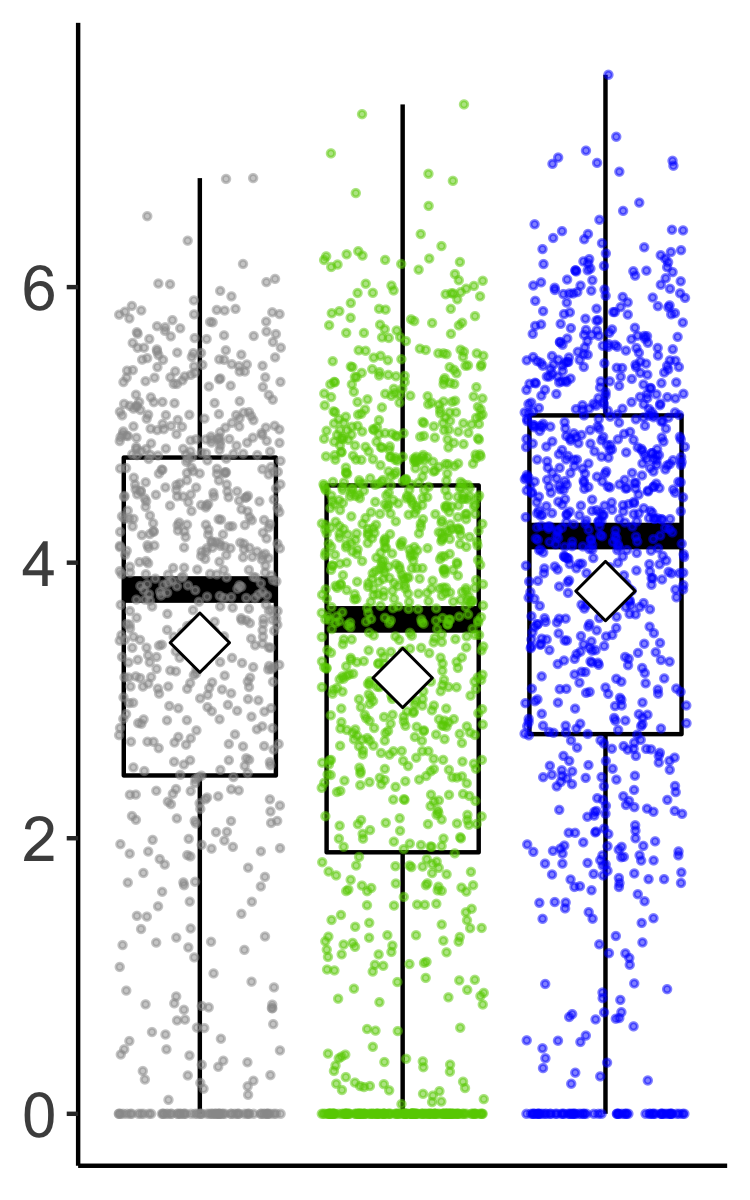

This chart was generated by the following R code:
#Figure3e

################################################
library(SingleCellExperiment)
library(ggplot2)
library(SingCellaR)
load(file = "../../../Sources/preleukemic.integration.revised.rdata")
################################################
object<-preleukemic.integration
table([email redacted]$genotype.classification) #730 WT, 1106 MF and 880 preLSC
######################################
#enrichment analysis using GSVA
normalized.umi<-get_normalized_umi(object)
#genes.stem<-c("BEX1","BEX2","MLLT4","CRHBP","AVP","HLF")
genes.stem<-c("MLLT4","CRHBP","AVP","HLF")
genes.HSC<-as.character(genes.stem)

exprs<-as.matrix(normalized.umi[rownames(normalized.umi) %in% genes.HSC,])

#####
MM<-Matrix::colMeans(exprs)
MM.f<-data.frame(score=MM)
colnames(MM.f)<-c("HSC_score")
MM2<-subset(MM.f,rownames(MM.f) %in% [email redacted]$Cell)
#####
rownames([email redacted])<-[email redacted]$Cell
my.matrix<-merge([email redacted],MM2,by="row.names")

preLSC<-subset(my.matrix,genotype.classification=="preleukemic")
summary_genotypes<-as.data.frame(table(preLSC$Genotype_curated))
write.table(summary_genotypes,file="summary_genotypes_preLSC.revised.txt",sep="\t")

my.matrix$order<-my.matrix$genotype.classification
my.matrix$order[my.matrix$genotype.classification=="preleukemic"]<-3
my.matrix$order[my.matrix$genotype.classification=="MF"]<-2
my.matrix$order[my.matrix$genotype.classification=="WT"]<-1

table(my.matrix$genotype.classification)

ggplot(my.matrix,aes(x=order,y=log2(HSC_score+1),colour=order))+geom_boxplot(colour="black", outlier.shape = NA,fatten = 6)+
  geom_jitter(size=0.5,alpha=0.5)+
  stat_summary(fun = mean, geom = "point", size = 5,shape=23,fill="white",colour="black")+
  theme_classic()+
  scale_color_manual(values=c("grey60","chartreuse3","blue"))+
  theme(panel.grid.major = element_blank(),
        panel.grid.minor = element_blank(),
        axis.ticks.x = element_blank(),
        axis.text.x=element_blank(),
        axis.text.y=element_text(size=15),
        axis.title.x=element_blank(),
        axis.title.y=element_blank(),
        panel.background = element_blank())+
  theme(legend.position = "none")

ggsave(file="Figure3e.png",height = 4,width = 2.5)


# Assess statistical significance

WT.score<-subset(my.matrix,genotype.classification=="WT")
MF.score<-subset(my.matrix,genotype.classification=="MF")
preLSC.score<-subset(my.matrix,genotype.classification=="preleukemic")

wilcox.test(WT.score$HSC_score,MF.score$HSC_score,paired = FALSE)$p.value
#0.002732196 #0.003
wilcox.test(WT.score$HSC_score,preLSC.score$HSC_score,paired = FALSE)$p.value
#6.028342e-06
wilcox.test(MF.score$HSC_score,preLSC.score$HSC_score,paired = FALSE)$p.value
#3.901055e-15

####################################

